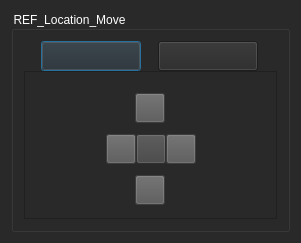
<?xml version="1.0" encoding="UTF-8"?>
<ui version="4.0">
 <class>Dialog</class>
 <widget class="QDialog" name="Dialog">
  <property name="geometry">
   <rect>
    <x>0</x>
    <y>0</y>
    <width>301</width>
    <height>243</height>
   </rect>
  </property>
  <property name="sizePolicy">
   <sizepolicy hsizetype="Fixed" vsizetype="Fixed">
    <horstretch>0</horstretch>
    <verstretch>0</verstretch>
   </sizepolicy>
  </property>
  <property name="windowTitle">
   <string>SOC CMD CONSOLE</string>
  </property>
  <property name="windowIcon">
   <iconset resource="SOC_Dialog.qrc">
    <normaloff>:/ICON/ICON.ico</normaloff>:/ICON/ICON.ico</iconset>
  </property>
  <property name="styleSheet">
   <string notr="true">background-color: rgb(41, 41, 41);</string>
  </property>
  <layout class="QGridLayout" name="gridLayout_2">
   <item row="0" column="0">
    <widget class="QGroupBox" name="groupBox_4">
     <property name="maximumSize">
      <size>
       <width>420</width>
       <height>16777215</height>
      </size>
     </property>
     <property name="styleSheet">
      <string notr="true">font: 63 14pt &quot;Segoe UI Semibold&quot;;
color: rgb(255, 255, 255);</string>
     </property>
     <property name="title">
      <string>REF_Location_Move</string>
     </property>
     <layout class="QVBoxLayout" name="verticalLayout">
      <property name="spacing">
       <number>0</number>
      </property>
      <property name="leftMargin">
       <number>10</number>
      </property>
      <property name="topMargin">
       <number>10</number>
      </property>
      <property name="rightMargin">
       <number>10</number>
      </property>
      <property name="bottomMargin">
       <number>10</number>
      </property>
      <item>
       <layout class="QHBoxLayout" name="horizontalLayout">
        <item>
         <widget class="QPushButton" name="PB_GUIDE">
          <property name="maximumSize">
           <size>
            <width>100</width>
            <height>30</height>
           </size>
          </property>
          <property name="styleSheet">
           <string notr="true">QPushButton{
border-image: url(:/BTN/resource/QuantumRED_MAIN/GUIDE_ON.png);
}
QPushButton:hover{
border-image: url(:/BTN/resource/QuantumRED_MAIN/GUIDE_ON_HOVER.png);
}
QPushButton:pressed{
border-image: url(:/BTN/resource/QuantumRED_MAIN/GUIDE_ON_PRESSED.png);
}</string>
          </property>
          <property name="text">
           <string/>
          </property>
         </widget>
        </item>
        <item>
         <widget class="QPushButton" name="PB_GUIDE_SAVE">
          <property name="maximumSize">
           <size>
            <width>100</width>
            <height>30</height>
           </size>
          </property>
          <property name="styleSheet">
           <string notr="true">QPushButton{
border-image: url(:/Button/resource/BUTTON/GUIDE_SAVE.png);
}
QPushButton:hover{
border-image: url(:/Button/resource/BUTTON/GUIDE_SAVE_HOVER.png);
}
QPushButton:pressed{
border-image: url(:/Button/resource/BUTTON/GUIDE_SAVE_PRESSED.png);
}</string>
          </property>
          <property name="text">
           <string/>
          </property>
         </widget>
        </item>
       </layout>
      </item>
      <item>
       <widget class="QFrame" name="frame_MOVE_REF">
        <property name="frameShape">
         <enum>QFrame::StyledPanel</enum>
        </property>
        <property name="frameShadow">
         <enum>QFrame::Raised</enum>
        </property>
        <layout class="QHBoxLayout" name="horizontalLayout_17">
         <property name="spacing">
          <number>0</number>
         </property>
         <property name="leftMargin">
          <number>0</number>
         </property>
         <property name="topMargin">
          <number>10</number>
         </property>
         <property name="rightMargin">
          <number>0</number>
         </property>
         <property name="bottomMargin">
          <number>0</number>
         </property>
         <item>
          <spacer name="horizontalSpacer_19">
           <property name="orientation">
            <enum>Qt::Horizontal</enum>
           </property>
           <property name="sizeType">
            <enum>QSizePolicy::Fixed</enum>
           </property>
           <property name="sizeHint" stdset="0">
            <size>
             <width>0</width>
             <height>20</height>
            </size>
           </property>
          </spacer>
         </item>
         <item>
          <layout class="QVBoxLayout" name="verticalLayout_13">
           <property name="spacing">
            <number>0</number>
           </property>
           <property name="leftMargin">
            <number>0</number>
           </property>
           <property name="topMargin">
            <number>0</number>
           </property>
           <property name="rightMargin">
            <number>0</number>
           </property>
           <item>
            <layout class="QHBoxLayout" name="horizontalLayout_16">
             <item>
              <spacer name="horizontalSpacer_15">
               <property name="orientation">
                <enum>Qt::Horizontal</enum>
               </property>
               <property name="sizeType">
                <enum>QSizePolicy::Fixed</enum>
               </property>
               <property name="sizeHint" stdset="0">
                <size>
                 <width>2</width>
                 <height>20</height>
                </size>
               </property>
              </spacer>
             </item>
             <item>
              <widget class="QPushButton" name="PB_REF_UP_2">
               <property name="sizePolicy">
                <sizepolicy hsizetype="Fixed" vsizetype="Fixed">
                 <horstretch>0</horstretch>
                 <verstretch>0</verstretch>
                </sizepolicy>
               </property>
               <property name="maximumSize">
                <size>
                 <width>30</width>
                 <height>30</height>
                </size>
               </property>
               <property name="styleSheet">
                <string notr="true">background-color: rgb(86, 86, 86);
color: rgb(255, 255, 255);</string>
               </property>
               <property name="text">
                <string/>
               </property>
               <property name="icon">
                <iconset resource="QuantumRED_MAIN.qrc">
                 <normaloff>:/ICON/resource/QuantumRED_MAIN/UP.png</normaloff>:/ICON/resource/QuantumRED_MAIN/UP.png</iconset>
               </property>
              </widget>
             </item>
             <item>
              <spacer name="horizontalSpacer_16">
               <property name="orientation">
                <enum>Qt::Horizontal</enum>
               </property>
               <property name="sizeType">
                <enum>QSizePolicy::Fixed</enum>
               </property>
               <property name="sizeHint" stdset="0">
                <size>
                 <width>2</width>
                 <height>20</height>
                </size>
               </property>
              </spacer>
             </item>
            </layout>
           </item>
           <item>
            <layout class="QHBoxLayout" name="horizontalLayout_18">
             <property name="spacing">
              <number>0</number>
             </property>
             <property name="topMargin">
              <number>0</number>
             </property>
             <item>
              <spacer name="horizontalSpacer_20">
               <property name="orientation">
                <enum>Qt::Horizontal</enum>
               </property>
               <property name="sizeHint" stdset="0">
                <size>
                 <width>40</width>
                 <height>20</height>
                </size>
               </property>
              </spacer>
             </item>
             <item>
              <widget class="QPushButton" name="PB_REF_LEFT_2">
               <property name="maximumSize">
                <size>
                 <width>30</width>
                 <height>30</height>
                </size>
               </property>
               <property name="styleSheet">
                <string notr="true">background-color: rgb(194, 194, 194);
background-color: rgb(86, 86, 86);
color: rgb(255, 255, 255);</string>
               </property>
               <property name="text">
                <string/>
               </property>
               <property name="icon">
                <iconset resource="QuantumRED_MAIN.qrc">
                 <normaloff>:/ICON/resource/QuantumRED_MAIN/LEFT.png</normaloff>:/ICON/resource/QuantumRED_MAIN/LEFT.png</iconset>
               </property>
              </widget>
             </item>
             <item>
              <widget class="QPushButton" name="pushButton_3">
               <property name="maximumSize">
                <size>
                 <width>30</width>
                 <height>30</height>
                </size>
               </property>
               <property name="styleSheet">
                <string notr="true">background-color: rgb(66, 66, 66);
color: rgb(255, 255, 255);</string>
               </property>
               <property name="text">
                <string/>
               </property>
              </widget>
             </item>
             <item>
              <widget class="QPushButton" name="PB_REF_RIGHT_2">
               <property name="maximumSize">
                <size>
                 <width>30</width>
                 <height>30</height>
                </size>
               </property>
               <property name="styleSheet">
                <string notr="true">background-color: rgb(194, 194, 194);
background-color: rgb(86, 86, 86);
color: rgb(255, 255, 255);</string>
               </property>
               <property name="text">
                <string/>
               </property>
               <property name="icon">
                <iconset resource="QuantumRED_MAIN.qrc">
                 <normaloff>:/ICON/resource/QuantumRED_MAIN/RIGHT.png</normaloff>:/ICON/resource/QuantumRED_MAIN/RIGHT.png</iconset>
               </property>
              </widget>
             </item>
             <item>
              <spacer name="horizontalSpacer_21">
               <property name="orientation">
                <enum>Qt::Horizontal</enum>
               </property>
               <property name="sizeHint" stdset="0">
                <size>
                 <width>40</width>
                 <height>20</height>
                </size>
               </property>
              </spacer>
             </item>
            </layout>
           </item>
           <item>
            <layout class="QHBoxLayout" name="horizontalLayout_19">
             <property name="topMargin">
              <number>0</number>
             </property>
             <item>
              <spacer name="horizontalSpacer_22">
               <property name="orientation">
                <enum>Qt::Horizontal</enum>
               </property>
               <property name="sizeType">
                <enum>QSizePolicy::Fixed</enum>
               </property>
               <property name="sizeHint" stdset="0">
                <size>
                 <width>2</width>
                 <height>20</height>
                </size>
               </property>
              </spacer>
             </item>
             <item>
              <widget class="QPushButton" name="PB_REF_DOWN">
               <property name="maximumSize">
                <size>
                 <width>30</width>
                 <height>30</height>
                </size>
               </property>
               <property name="styleSheet">
                <string notr="true">background-color: rgb(194, 194, 194);
background-color: rgb(86, 86, 86);
color: rgb(255, 255, 255);</string>
               </property>
               <property name="text">
                <string/>
               </property>
               <property name="icon">
                <iconset resource="QuantumRED_MAIN.qrc">
                 <normaloff>:/ICON/resource/QuantumRED_MAIN/DOWN.png</normaloff>:/ICON/resource/QuantumRED_MAIN/DOWN.png</iconset>
               </property>
              </widget>
             </item>
             <item>
              <spacer name="horizontalSpacer_23">
               <property name="orientation">
                <enum>Qt::Horizontal</enum>
               </property>
               <property name="sizeType">
                <enum>QSizePolicy::Fixed</enum>
               </property>
               <property name="sizeHint" stdset="0">
                <size>
                 <width>2</width>
                 <height>2</height>
                </size>
               </property>
              </spacer>
             </item>
            </layout>
           </item>
          </layout>
         </item>
        </layout>
       </widget>
      </item>
     </layout>
    </widget>
   </item>
  </layout>
 </widget>
 <resources>
  <include location="SOC_Dialog.qrc"/>
  <include location="QuantumRED_MAIN.qrc"/>
 </resources>
 <connections/>
</ui>
